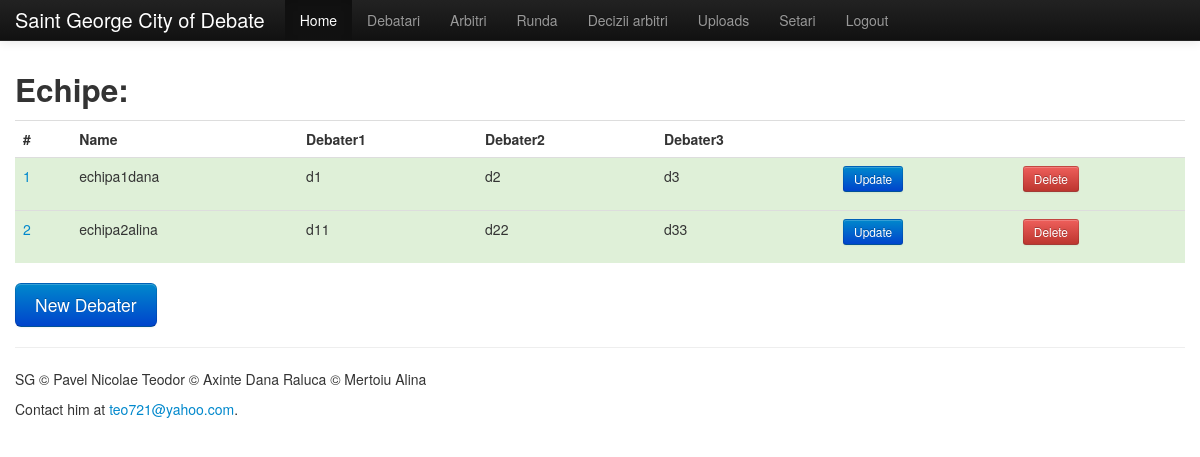
/echipe (signed in), run on the app's committed database.
### app/tabmaster/models.py (models this page shows, shortened)
class Team(db.Model):
    __tablename__ = "teams"
    id = db.Column('team_id', db.Integer, primary_key=True)
    name = db.Column(db.String(30))
    points = db.Column(db.Integer)
    wins = db.Column(db.Integer)
    defeats = db.Column(db.Integer)
    number_of_games = db.Column(db.Integer)
    team_res = db.relationship('Team_restriction', backref='team_res', lazy='dynamic')
    debaters = db.relationship('Debater', backref='team', lazy='dynamic')

### app/debater/models.py (models this page shows, shortened)
class Debater(db.Model):
	__tablename__ = "debaters"
	id = db.Column('debater_id', db.Integer , primary_key=True)
	name = db.Column(db.String(30))
	user_id = db.Column(db.Integer, db.ForeignKey('users.user_id'))
	team_id = db.Column(db.Integer, db.ForeignKey('teams.team_id'))
	debater_res = db.relationship('Debater_restriction', backref='debater_res', lazy='dynamic')

### app/tabmaster/controllers.py (the view)
@tabmaster.route('/echipe', methods=['GET','POST'])
def teams():
    teams = Team.query.all()
    _teams = []
    for team in teams:
        _teams.append(team_info(team.id))
    return render_template("tabmaster/teams.html", teams = _teams)

### app/__init__.py (called while the page is built)
@app.before_request
def before_request():
    g.user = current_user

### app/mod_auth/controllers.py (called while the page is built)
@login_manager.user_loader
def load_user(id):
    return User.query.get(int(id))

### app/mod_auth/models.py (called while the page is built)
    def is_authenticated(self):
        return True

    def is_debater(self):
        return (self.user_type == 'debater')

    def is_judge(self):
        return (self.user_type == 'judge')

    def is_tabmaster(self):
        return (self.user_type == 'tabmaster')

### app/tabmaster/controllers.py (called while the page is built)
@tabmaster.before_request
def before_request():
    if current_user is not None and current_user.is_authenticated():
        if (current_user.user_type != 'tabmaster'):
            flash('Nu sunteti tabmaster!','error')
            return redirect(url_for('home'))
    else:
        flash('You must log in to continue','error')
        return redirect(url_for('auth.login'))

### app/tabmaster/functions.py (called while the page is built)
def team_info(team_id):
    team = Team.query.get(team_id)
    debaters = Debater.query.filter_by(team_id = team_id)
    _team = {}
    _team['id'] = team.id
    _team['name'] = team.name
    k = 1
    for debater in debaters:
        debater_string = "debater" + str(k)
        _debater = {}
        _debater['id'] = debater.id
        _debater['name'] = debater.name
        _team[debater_string] = _debater
        k = k + 1
    return _team

### app/templates/tabmaster/teams.html
{% extends "layout.html" %}
{% block body %}
<h2>Echipe:</h2>
    <table class="table table-hover">
      <tr>
        <th>#
        <th>Name
        <th>Debater1
        <th>Debater2
        <th>Debater3
        <th>
        <th>
      {%- for team in teams %}
      <tr class={{ "success"}}>
        <td><a>{{ team.id }}</a>
        <td >{{ team.name }}
        {% if team.debater1 %}
          <td >{{ team.debater1.name }}
        {% else %}
          <td>
        {% endif %}
        {% if team.debater2%}
          <td >{{	team.debater2.name }}
        {% else %}
          <td>
        {% endif %}
        {% if team.debater3 %}
          <td >{{	team.debater3.name }}
        {% else %}
          <td>
        {% endif %}
        <td >
            <p>
              <a href="{{ url_for('tabmaster.update_debater', id=team.id) }}"  class="btn btn-primary btn-small" >Update</a>
            </p>
        <td>
            <p>
              <a href="{{ url_for('tabmaster.delete_debater', id=team.id) }}" onClick = "return confirm('Are you sure?')" class="btn btn-danger btn-small">Delete</a>
            </p>
      {%- endfor %}
    </table>
    <p>
      <a href="{{ url_for('tabmaster.create_debater') }}" class="btn btn-large btn-primary">New Debater</a>
    </p>
{% endblock %}

### data on the page
Team: id "1", name "echipa1dana", debater1.name "d1", debater2.name "d2", debater3.name "d3"
Team: id "2", name "echipa2alina", debater1.name "d11", debater2.name "d22", debater3.name "d33"
